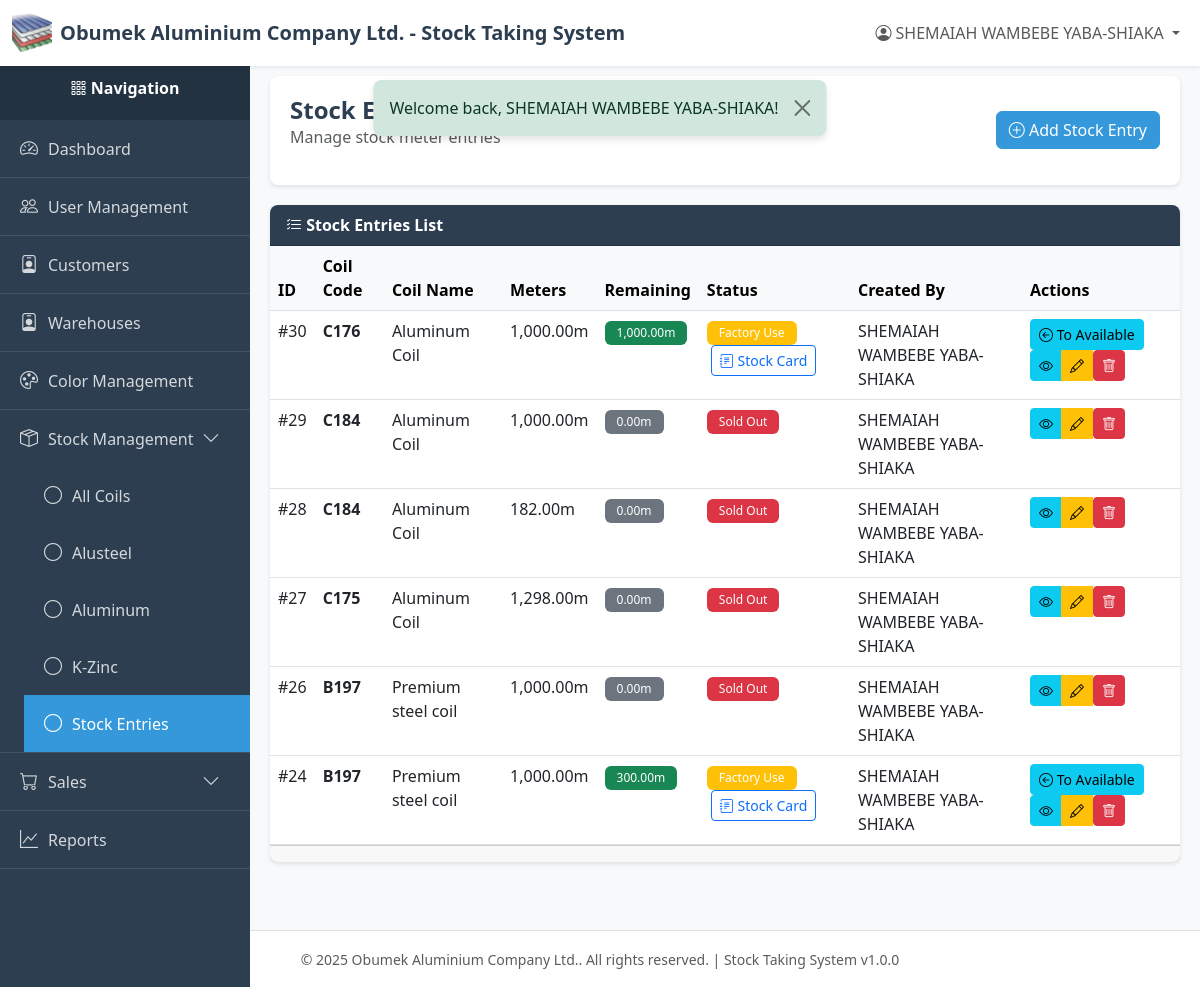
The app's page /index.php?page=stock_entries (signed in), older data.
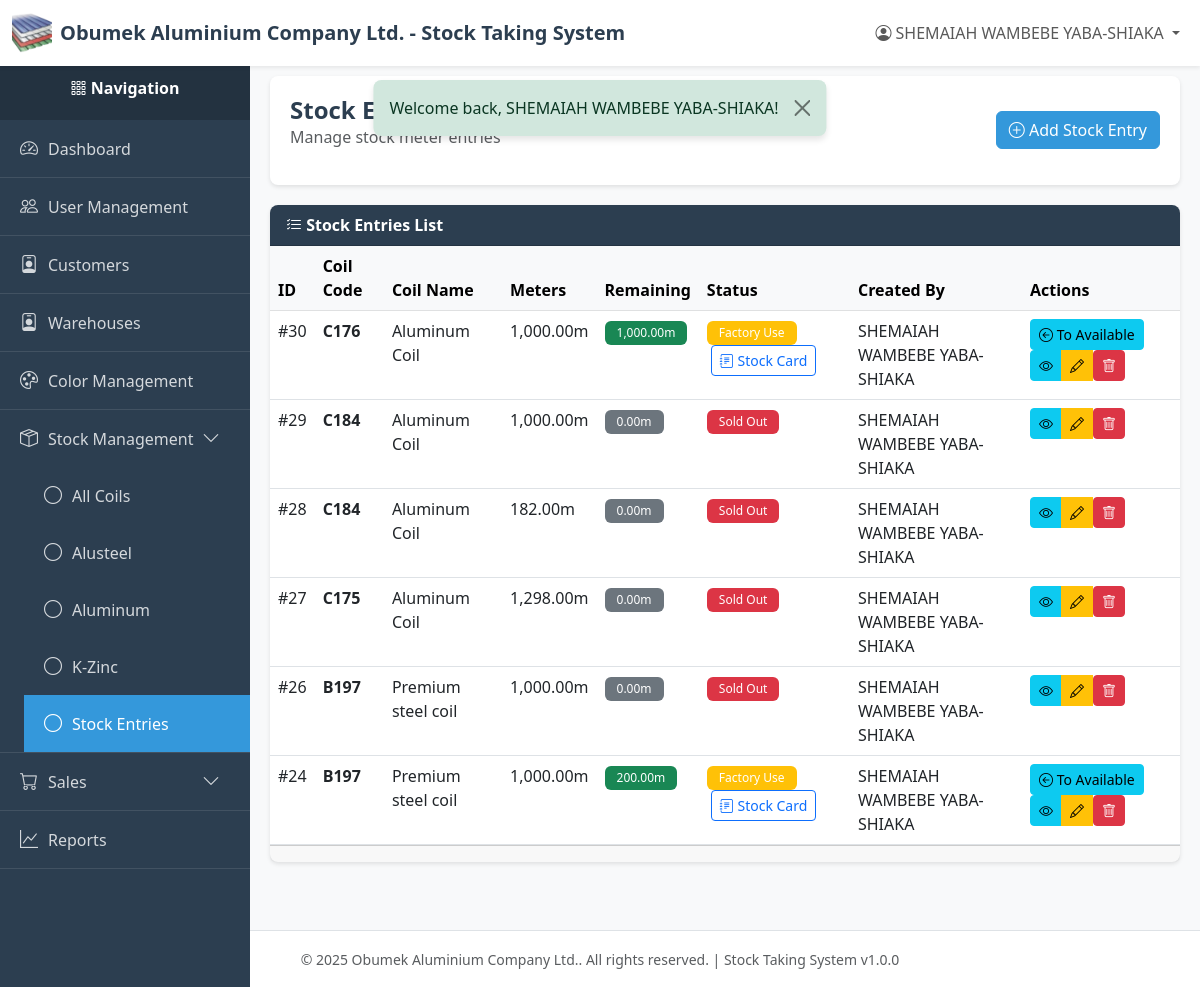
The same page, newer data.
### tables this page shows
CREATE TABLE `stock_entries` (
  `id` int(11) NOT NULL,
  `coil_id` int(11) NOT NULL,
  `meters` decimal(10,2) NOT NULL,
  `meters_remaining` decimal(10,2) NOT NULL,
  `meters_used` decimal(10,2) DEFAULT 0.00,
  `status` enum('available','factory_use','sold') NOT NULL DEFAULT 'available' COMMENT 'Stock entry status: available for direct sale or factory use',
  `created_by` int(11) NOT NULL,
  `created_at` timestamp NOT NULL DEFAULT current_timestamp(),
  `updated_at` timestamp NULL DEFAULT NULL ON UPDATE current_timestamp(),
  `deleted_at` timestamp NULL DEFAULT NULL
);

CREATE TABLE `coils` (
  `id` int(11) NOT NULL,
  `code` varchar(100) NOT NULL,
  `name` varchar(255) NOT NULL,
  `color` varchar(50) NOT NULL,
  `color_id` int(11) DEFAULT NULL,
  `net_weight` decimal(10,2) NOT NULL,
  `meters` decimal(10,2) DEFAULT NULL COMMENT 'Approximate meters per coil (informational only)',
  `gauge` varchar(50) DEFAULT NULL COMMENT 'Material gauge/thickness (e.g., 0.45mm, 0.50mm)',
  `category` varchar(50) NOT NULL,
  `status` varchar(50) NOT NULL DEFAULT 'available',
  `created_by` int(11) NOT NULL,
  `created_at` timestamp NOT NULL DEFAULT current_timestamp(),
  `updated_at` timestamp NULL DEFAULT NULL ON UPDATE current_timestamp(),
  `deleted_at` timestamp NULL DEFAULT NULL
);

CREATE TABLE `users` (
  `id` int(11) NOT NULL,
  `email` varchar(255) NOT NULL,
  `password` varchar(255) NOT NULL,
  `name` varchar(255) NOT NULL,
  `role` varchar(50) NOT NULL DEFAULT 'viewer',
  `created_at` timestamp NOT NULL DEFAULT current_timestamp(),
  `updated_at` timestamp NULL DEFAULT NULL ON UPDATE current_timestamp(),
  `deleted_at` timestamp NULL DEFAULT NULL
);

### index.php (called while the page is built, shortened)
<?php
require_once __DIR__ . '/utils/auth_middleware.php';
require_once __DIR__ . '/controllers/routes.php';

### config/db.php (called while the page is built, shortened)
<?php
class Database {
    private static $instance = null;
    private $connection;
    private $host = 'localhost';
    private $db_name = 'stock_system';
    private $username = 'root';
    private $password = '';
    private $charset = 'utf8mb4';
    private function __construct() {
        try {
            $dsn = "mysql:host={$this->host};dbname={$this->db_name};charset={$this->charset}";
            $options = [
                PDO::ATTR_ERRMODE            => PDO::ERRMODE_EXCEPTION,
                PDO::ATTR_DEFAULT_FETCH_MODE => PDO::FETCH_ASSOC,
                PDO::ATTR_EMULATE_PREPARES   => false,
            ];
            $this->connection = new PDO($dsn, $this->username, $this->password, $options);
        } catch (PDOException $e) {
            error_log("Database Connection Error: " . $e->getMessage());
            die("Database connection failed. Please contact the administrator.");
        }
    }
    public static function getInstance() {
        if (self::$instance === null) {
            self::$instance = new self();
        }
        return self::$instance;
    }
    public function getConnection() {
        return $this->connection;
    }
}

### models/stock_entry.php (called while the page is built, shortened)
<?php
require_once __DIR__ . '/../config/db.php';
class StockEntry
{
    private $db;
    private $table = 'stock_entries';
    public function __construct()
    {
        $this->db = Database::getInstance()->getConnection();
    }
    public function getAll($limit = RECORDS_PER_PAGE, $offset = 0)
    {
        try {
            $sql = "SELECT se.*, c.code as coil_code, c.name as coil_name, c.status as coil_status, u.name as created_by_name
                    FROM {$this->table} se
                    LEFT JOIN coils c ON se.coil_id = c.id
                    LEFT JOIN users u ON se.created_by = u.id
                    WHERE se.deleted_at IS NULL
                    ORDER BY se.created_at DESC
                    LIMIT :limit OFFSET :offset";
            $stmt = $this->db->prepare($sql);
            $stmt->bindValue(':limit', $limit, PDO::PARAM_INT);
            $stmt->bindValue(':offset', $offset, PDO::PARAM_INT);
            $stmt->execute();
            return $stmt->fetchAll();
        } catch (PDOException $e) {
            error_log('Stock entry fetch error: ' . $e->getMessage());
            return [];
        }
    }
}

### utils/auth_middleware.php (called while the page is built, shortened)
<?php
function hasPermission($module, $action = ACTION_VIEW) {
    if (isset($_SESSION['user_role']) && $_SESSION['user_role'] === ROLE_SUPER_ADMIN) {
        return true;
    }
    $permissions = $_SESSION['permissions'];
    return in_array($action, $permissions[$module]);
}

### views/stock/entries/index.php (the view, shortened to what the changed rows need)
<?php
require_once __DIR__ . '/../../../config/db.php';
require_once __DIR__ . '/../../../models/stock_entry.php';
$currentPage = isset($_GET['page_num']) ? (int) $_GET['page_num'] : 1;
$coilId = isset($_GET['coil_id']) ? (int) $_GET['coil_id'] : null;
$stockEntryModel = new StockEntry();
if ($coilId) {
    $entries = $stockEntryModel->getByCoil(
        $coilId,
        RECORDS_PER_PAGE,
        ($currentPage - 1) * RECORDS_PER_PAGE,
    );
    $totalEntries = count($stockEntryModel->getByCoil($coilId, 10000, 0));
} else {
    $entries = $stockEntryModel->getAll(RECORDS_PER_PAGE, ($currentPage - 1) * RECORDS_PER_PAGE);
}
$db = Database::getInstance()->getConnection();
require_once __DIR__ . '/../../../layout/header.php';
?>
<div class="content-wrapper">
    <div class="page-header">
        <div class="d-flex justify-content-between align-items-center">
            <div>
                <h1 class="page-title">Stock Entries</h1>
            </div>
        </div>
    </div>
    <div class="card">
        <div class="card-body p-0">
            <?php if (empty($entries)): ?>
            <div class="alert alert-info m-3">
                <i class="bi bi-info-circle"></i> No stock entries found.
            </div>
            <?php
                else: ?>
            <div class="table-responsive">
                <table class="table table-hover mb-0">
                    <thead class="table-light">
                        <tr>
                            <th>ID</th>
                            <th>Coil Code</th>
                            <th>Coil Name</th>
                            <th>Meters</th>
                            <th>Remaining</th>
                            <th>Status</th>
                            <th>Created By</th>
                            <th>Actions</th>
                        </tr>
                    </thead>
                    <tbody>
                        <?php foreach ($entries as $entry): ?>
                        <?php
                        $displayStatus = $entry['status'] ?? 'available';
                        if ($entry['meters_remaining'] <= 0) {
                            $displayStatus = 'sold';
                        }
                        $statusBadge = 'bg-info';
                        $statusText = 'Available';
                        if ($displayStatus === 'sold') {
                            $statusBadge = 'bg-danger';
                            $statusText = 'Sold Out';
                        } elseif ($displayStatus === 'factory_use') {
                            $statusBadge = 'bg-warning';
                            $statusText = 'Factory Use';
                        }
                        $checkLedgerSql =
                            'SELECT COUNT(*) as count FROM stock_ledger WHERE stock_entry_id = ?';
                        $checkStmt = $db->prepare($checkLedgerSql);
                        $checkStmt->execute([$entry['id']]);
                        $ledgerCheck = $checkStmt->fetch();
                        $hasLedger = $ledgerCheck['count'] > 0;
                        ?>
                        <tr>
                            <td>#<?php echo $entry['id']; ?></td>
                            <td><strong><?php echo !empty($entry['coil_code'])
                                ? htmlspecialchars($entry['coil_code'])
                                : 'N/A'; ?></strong></td>
                            <td><?php echo !empty($entry['coil_name'])
                                ? htmlspecialchars($entry['coil_name'])
                                : 'N/A'; ?></td>
                            <td><?php echo number_format($entry['meters'], 2); ?>m</td>
                            <td>
                                <span class="badge <?php echo $entry['meters_remaining'] > 0
                                    ? 'bg-success'
                                    : 'bg-secondary'; ?>">
                                    <?php echo number_format($entry['meters_remaining'], 2); ?>m
                                </span>
                            </td>
                            <td>
                                <span class="badge <?php echo $statusBadge; ?>">
                                    <?php echo $statusText; ?>
                                </span>
                                <?php if (
                                    $hasLedger &&
                                    hasPermission(MODULE_STOCK_MANAGEMENT, ACTION_VIEW)
                                ): ?>
                                <a href="/new-stock-system/index.php?page=stock_ledger&entry_id=<?php echo $entry[
                                    'id'
                                ]; ?>"
                                   class="btn btn-sm btn-outline-primary ms-1" title="View Stock Card for Entry #<?php echo $entry[
                                       'id'
                                   ]; ?>">
                                    <i class="bi bi-journal-text"></i> Stock Card
                                </a>
                                <?php endif; ?>
                            </td>
                            <td><?php echo htmlspecialchars($entry['created_by_name']); ?></td>
                            <td>
                                <?php if (
                                    hasPermission(MODULE_STOCK_MANAGEMENT, ACTION_EDIT) &&
                                    $entry['meters_remaining'] > 0
                                ): ?>
                                <form method="POST" action="/new-stock-system/controllers/stock_entries/toggle_status/index.php" style="display: inline;">
                                    <button type="submit" class="btn btn-sm btn-<?php echo ($entry[
                                        'status'
                                    ] ??
                                        'available') ===
                                    'available'
                                        ? 'warning'
                                        : 'info'; ?>"
                                            title="<?php echo ($entry['status'] ?? 'available') ===
                                            'available'
                                                ? 'Move to Factory Use'
                                                : 'Move to Available'; ?>">
                                        <i class="bi bi-arrow-<?php echo ($entry['status'] ??
                                            'available') ===
                                        'available'
                                            ? 'right'
                                            : 'left'; ?>-circle"></i>
                                        <?php echo ($entry['status'] ?? 'available') === 'available'
                                            ? 'To Factory'
                                            : 'To Available'; ?>
                                    </button>
                                </form>
                                <?php endif; ?>
                                <?php
                                $id = $entry['id'];
                                $canView = hasPermission(MODULE_STOCK_MANAGEMENT, ACTION_VIEW);
                                $canEdit = hasPermission(MODULE_STOCK_MANAGEMENT, ACTION_EDIT);
                                $canDelete = hasPermission(MODULE_STOCK_MANAGEMENT, ACTION_DELETE);
                                include __DIR__ . '/../../../layout/quick_action_buttons.php';
                                ?>
                            </td>
                        </tr>
                        <?php endforeach; ?>
                    </tbody>
                </table>
            </div>
            <?php endif; ?>
        </div>
    </div>
</div>
<?php require_once __DIR__ . '/../../../layout/footer.php'; ?>

### layout/quick_action_buttons.php (shortened to what the changed rows need)
<?php
$id = $id ?? 0;
$module = $module ?? '';
$canView = $canView ?? true;
$canEdit = $canEdit ?? true;
$canDelete = $canDelete ?? true;
?>
<div class="btn-group btn-group-sm" role="group">
    <?php if ($canView): ?>
    <a href="/new-stock-system/index.php?page=<?php echo $module; ?>_view&id=<?php echo $id; ?>"
       class="btn btn-info btn-sm"
       title="View Details">
        <i class="bi bi-eye"></i>
    </a>
    <?php endif; ?>
    <?php if ($canEdit): ?>
    <a href="/new-stock-system/index.php?page=<?php echo $module; ?>_edit&id=<?php echo $id; ?>"
       class="btn btn-warning btn-sm"
       title="Edit">
        <i class="bi bi-pencil"></i>
    </a>
    <?php endif; ?>
    <?php if ($canDelete): ?>
    <form method="POST"
          action="/new-stock-system/controllers/<?php echo $module; ?>/delete/index.php"
          style="display: inline;"
          onsubmit="return confirmDelete();">
        <button type="submit" class="btn btn-danger btn-sm" title="Delete">
            <i class="bi bi-trash"></i>
        </button>
    </form>
    <?php endif; ?>
</div>

Row changes from the older to the newer data that the page shows:
changed stock_entries id 24: meters_remaining "300.00" → "200.00"
